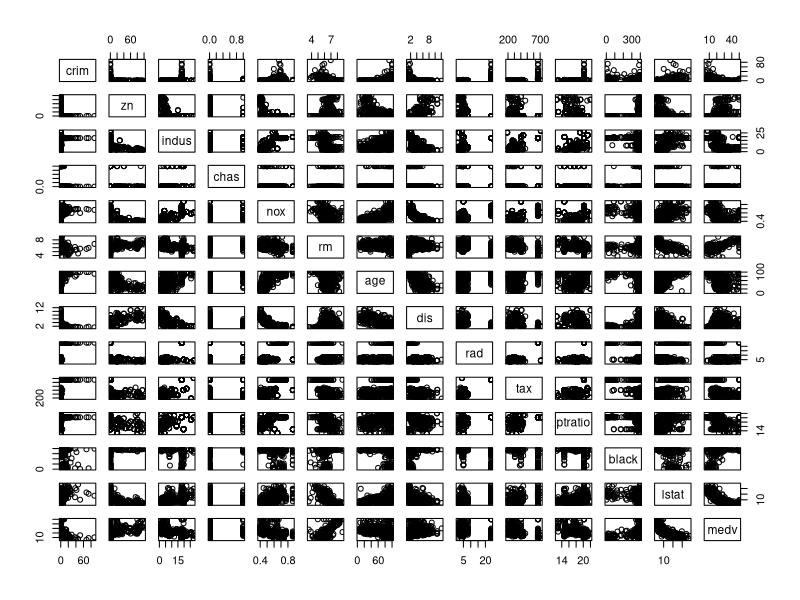
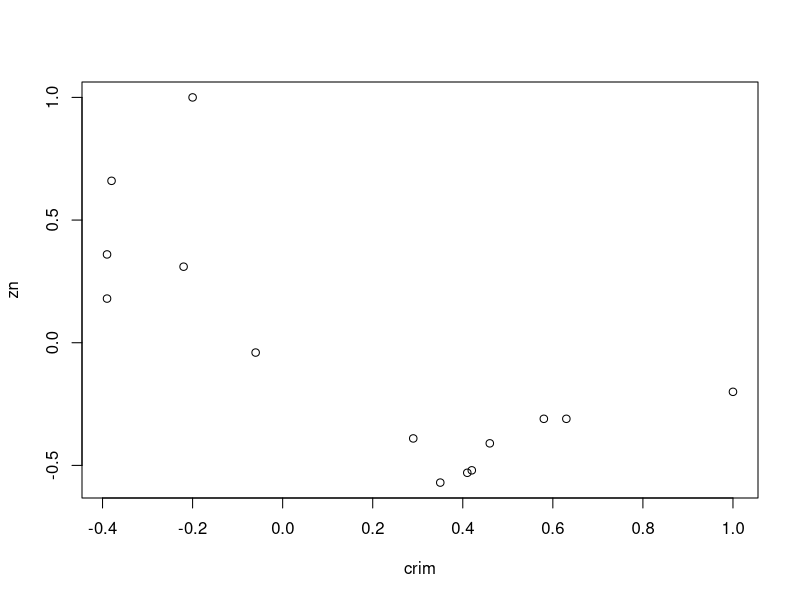
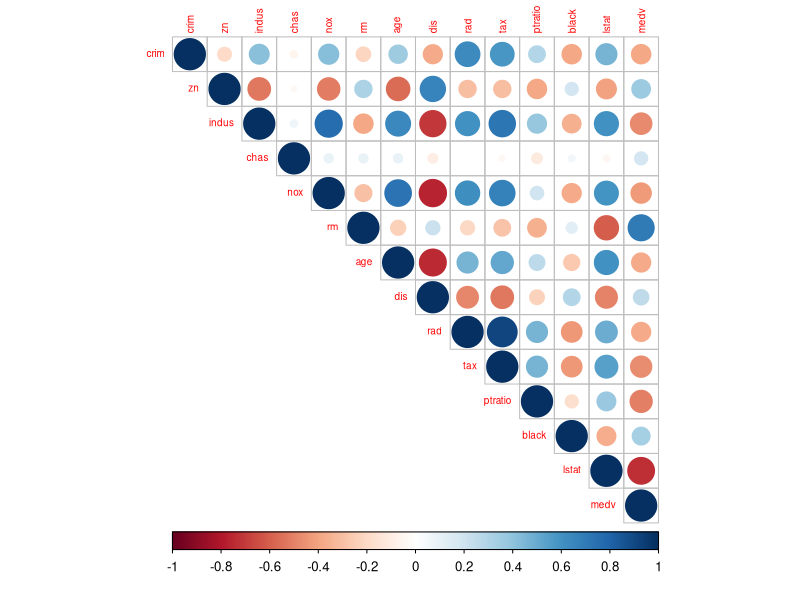
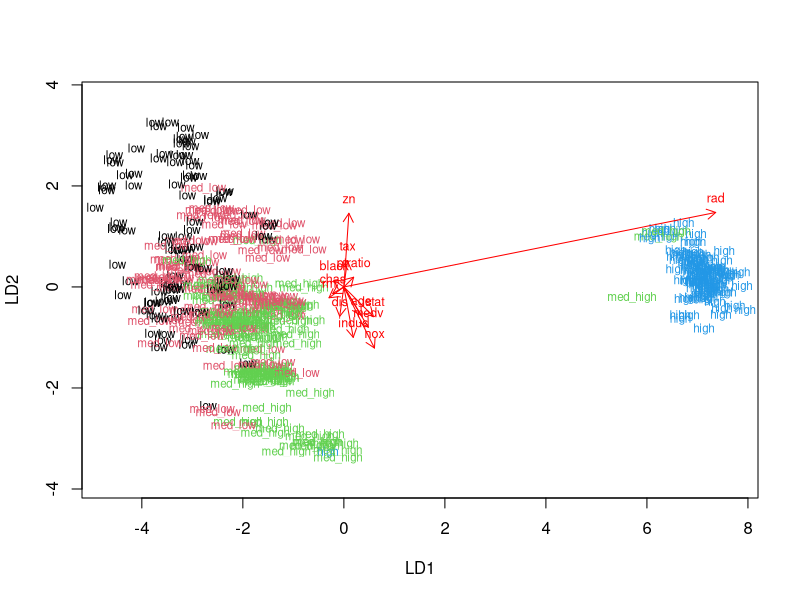
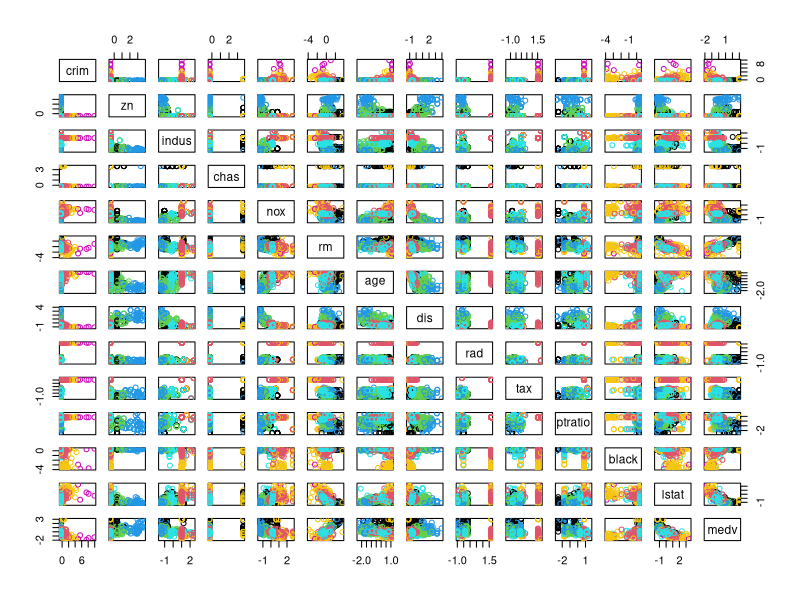

These charts were generated, in order, by the following R code:
## ---- chunk 1
library(MASS)
data("Boston")
library(ggplot2)
library(corrplot)
library(tidyverse)


str(Boston)
dim(Boston)
## ---- chunk 2
summary(Boston)
pairs(Boston)
cor_matrix<-cor(Boston) %>% round(2)
print(cor_matrix)
plot(cor_matrix)
corrplot(cor_matrix, method="circle", type = "upper", cl.pos ="b", tl.ps = "d", tl.cex = 0.6)

## ---- chunk 3
boston_scaled <- scale(Boston)
summary(boston_scaled)
class(boston_scaled)
boston_scaled <- as.data.frame(boston_scaled)
scaled_crim <- boston_scaled$crim
summary(scaled_crim)

bins <- quantile(scaled_crim)
bins
crime <- cut(scaled_crim, breaks = bins, include.lowest = TRUE, labels = c("low", "med_low", "med_high", "high"))
table(crime)
boston_scaled <- dplyr::select(boston_scaled, -crim)
boston_scaled <- data.frame(boston_scaled, crime)
## ---- chunk 4

n <- nrow(boston_scaled)
ind <- sample(n,  size = n * 0.8)
train <- boston_scaled[ind,]
test <- boston_scaled[-ind,]

lda.fit <- lda(crime ~ ., data = train)
lda.fit
lda.arrows <- function(x, myscale = 1, arrow_heads = 0.1, color = "red", tex = 0.75, choices = c(1,2)){
  heads <- coef(x)
  arrows(x0 = 0, y0 = 0, 
         x1 = myscale * heads[,choices[1]], 
         y1 = myscale * heads[,choices[2]], col=color, length = arrow_heads)
  text(myscale * heads[,choices], labels = row.names(heads), 
       cex = tex, col=color, pos=3)
}

classes <- as.numeric(train$crime)

plot(lda.fit, dimen = 2, col = classes, pch = classes)
lda.arrows(lda.fit, myscale = 2)

## ---- chunk 5
correct_classes <- test$crime

test <- dplyr::select(test, -crime)

lda.pred <- predict(lda.fit, newdata = test)

table(correct = correct_classes, predicted = lda.pred$class)

## ---- chunk 6
library(MASS)
data('Boston')
summary(Boston)
boston_scaled <- scale(Boston)
summary(boston_scaled)
boston_scaled <- as.data.frame(boston_scaled)
dist_eu <- dist(boston_scaled)
summary(dist_eu)

km <-kmeans(dist_eu, centers = 7)

pairs(boston_scaled, col = km$cluster)


